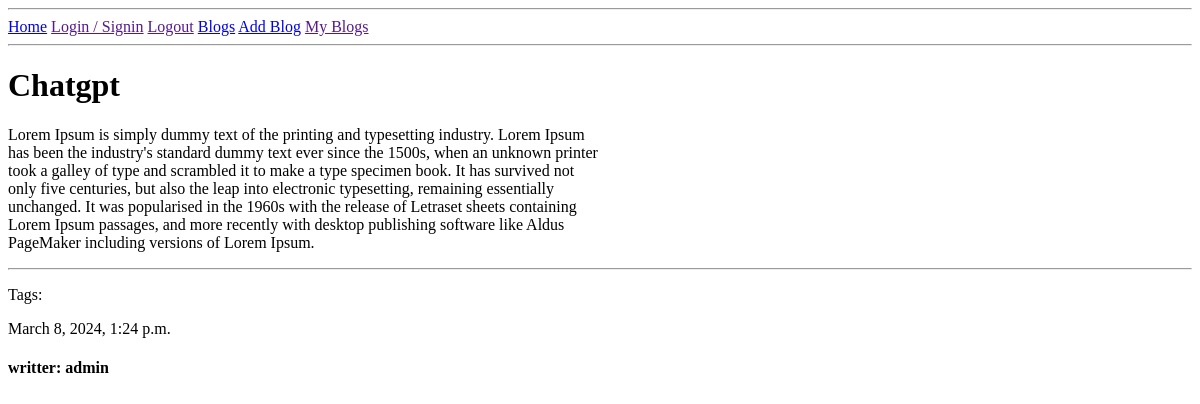
The page /blog/1/ on the database as committed earlier.
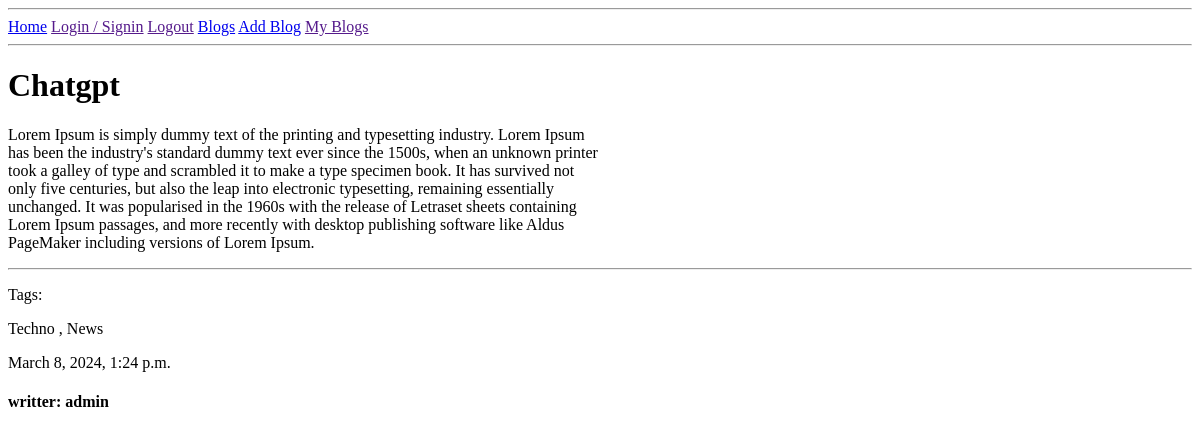
The same page on the database as committed later.
### blog/models.py (models this page shows, shortened)
class Tag(models.Model):
    name = models.CharField(max_length=200)

### blog/views.py (the view)
# urls.py: path('blog/<str:pk>/', views.blog, name='blog'),
def blog(request, pk):
    post = Post.objects.get(id=pk)
    context = {'post': post}
    return render(request, 'blog/blog.html', context)

### blog/templates/blog/blog.html
{% extends "main.html" %}
{% block content %}
<h1>{{post.title}}</h1>
<p style='width: 50%'>{{post.content}}</p>
<hr>
<p>Tags:</p>
{% for tag in post.tags.all %}
    {{tag.name}} {% if not forloop.last %},{% endif %}
{% endfor %}
<p>{{post.publication_date}}</p>
<h4>writter: {{post.author}} </h4>
{% endblock content %}

Rows that differ between the two databases and show on the page:
added Tag: name "Techno"
added Tag: name "News"
